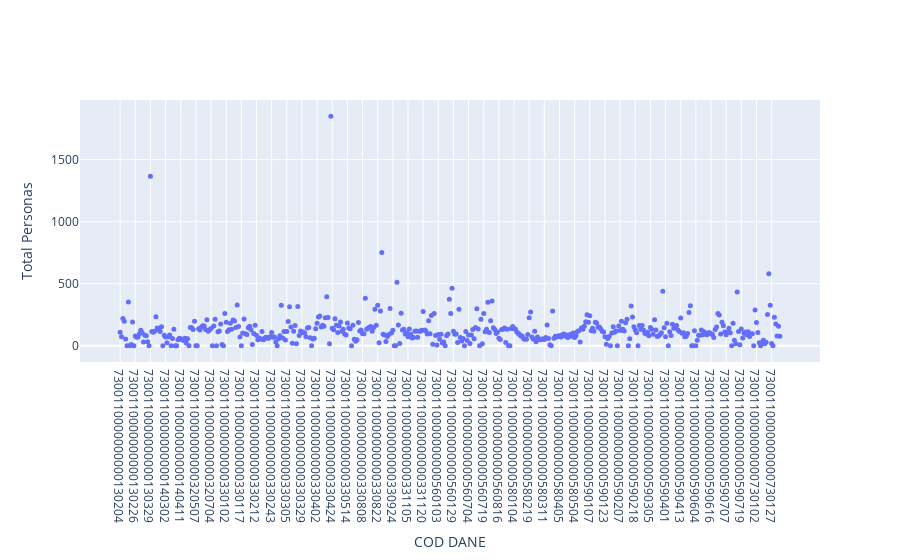

Here is the notebook cell this chart was saved with:
### Code cell
fig = go.Figure(data=go.Scatter(x=data_2002_clean['COD_DANE'], y=data_2002_clean['Total_Personas']))
fig.update_traces(mode='markers')
fig.update_traces(marker=dict(size=5))
fig.update_xaxes(title='COD DANE')
fig.update_yaxes(title='Total Personas')
fig.show()

### Figure 1 — Plotly figure (JSON) as saved in the notebook; plotly's stock layout.template omitted (floating-point values rounded to 4 significant figures; data arrays with more than 128 entries replaced by an {"elided": "..."} marker saying what was removed)
{"data": [{"marker": {"size": 5}, "mode": "markers", "type": "scatter", "x": {"elided": "480 str values"}, "y": {"elided": "480 int values"}}], "layout": {"xaxis": {"title": {"text": "COD DANE"}}, "yaxis": {"title": {"text": "Total Personas"}}}}
